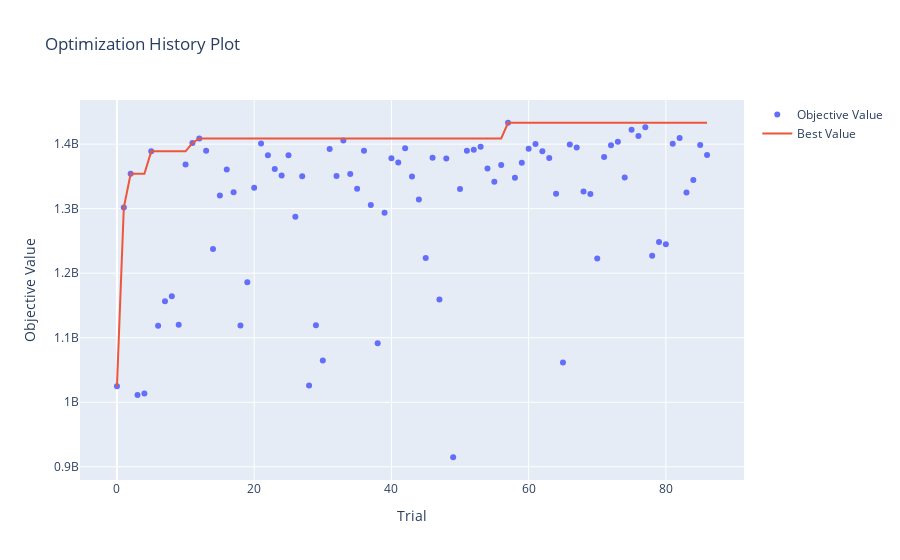

Notebook source saved alongside this figure:
### Markdown cell above
## Analisis de Resultados

### Code cell
optuna.visualization.plot_optimization_history(study)
